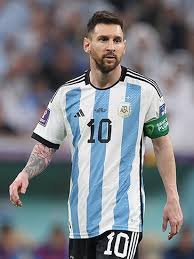
#> input picture CV/canny/download.jpg, 194 x 259 px
$ python histogram.py
#> lines starting #> are read from the running program, lines starting #| are printed output that depends on the picture
# [12 lines of commented-out code are left out]

import numpy as np
import cv2 as cv
from matplotlib import pyplot as plt

img = cv.imread('download.jpg', cv.IMREAD_GRAYSCALE)
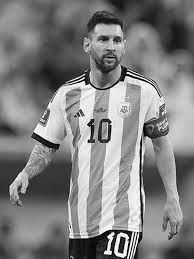
#> img: shape (259, 194); min 0, max 255, mean 127.5
assert img is not None, "file could not be read, check with os.path.exists()"
cv.imshow('download.jpg', img)
plt.hist(img.ravel(),256,[0,256]); plt.show()
#> after `plt.hist(img.ravel(), 256, [0, 256])`:
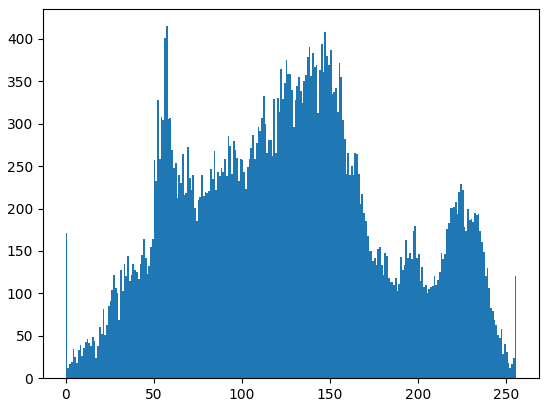
#> figure drawn by matplotlib, 1 panel; tallest bar 415 high, from x = 57 to 58
